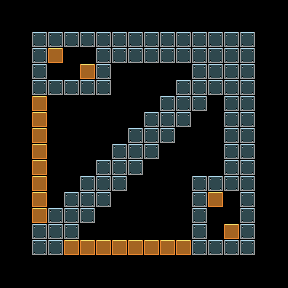

The image is a tile-based game level rendered from a .tmx file. Its description and complete source (layers, tilesets, objects, tile grids) follow:
An orthogonal 18x18 tile map with 16x16 px tiles, 1 tile layer (Tile Layer 1) and 15 objects (4x collection, 3x treasure, 2x trap, door, boss, ...).

<map version="1.0" orientation="orthogonal" renderorder="right-down" width="18" height="18" tilewidth="16" tileheight="16" nextobjectid="25">
 <tileset firstgid="1" name="simples_pimples" tilewidth="16" tileheight="16">
  <image source="simples_pimples.png" trans="5a5268" width="800" height="1280" />
 </tileset>
 <layer name="Tile Layer 1" width="18" height="18">
  <data encoding="csv">
0,0,0,0,0,0,0,0,0,0,0,0,0,0,0,0,0,0,
0,0,0,0,0,0,0,0,0,0,0,0,0,0,0,0,0,0,
0,0,1511,1511,1511,1511,1511,1511,1511,1511,1511,1511,1511,1511,1511,1511,0,0,
0,0,1511,1462,0,0,1511,1511,1511,1511,1511,1511,1511,1511,1511,1511,0,0,
0,0,1511,0,0,1462,1511,0,0,0,0,0,1511,1511,1511,1511,0,0,
0,0,1511,1511,1511,1511,1511,0,0,0,0,1511,1511,1511,1511,1511,0,0,
0,0,1462,0,0,0,0,0,0,0,1511,1511,1511,0,1511,1511,0,0,
0,0,1462,0,0,0,0,0,0,1511,1511,1511,0,0,1511,1511,0,0,
0,0,1462,0,0,0,0,0,1511,1511,1511,0,0,0,1511,1511,0,0,
0,0,1462,0,0,0,0,1511,1511,1511,0,0,0,0,1511,1511,0,0,
0,0,1462,0,0,0,1511,1511,1511,0,0,0,0,0,1511,1511,0,0,
0,0,1462,0,0,1511,1511,1511,0,0,0,0,1511,1511,1511,1511,0,0,
0,0,1462,0,1511,1511,1511,0,0,0,0,0,1511,1462,0,1511,0,0,
0,0,1462,1511,1511,1511,0,0,0,0,0,0,1511,0,0,1511,0,0,
0,0,1511,1511,1511,0,0,0,0,0,0,0,1511,0,1462,1511,0,0,
0,0,1511,1511,1462,1462,1462,1462,1462,1462,1462,1462,1511,1511,1511,1511,0,0,
0,0,0,0,0,0,0,0,0,0,0,0,0,0,0,0,0,0,
0,0,0,0,0,0,0,0,0,0,0,0,0,0,0,0,0,0
</data>
 </layer>
 <objectgroup name="Object Layer 1">
  <object id="6" name="door" type="door" gid="504" x="224" y="64" />
  <object id="8" name="cherry" type="collection" gid="2778" x="192" y="192">
   <properties>
    <property name="refresh" value="10" />
   </properties>
  </object>
  <object id="9" name="1001010101" type="boss" gid="2678" x="96" y="96" />
  <object id="10" name="cherry" type="collection" gid="827" x="48" y="240">
   <properties>
    <property name="refresh" value="10" />
   </properties>
  </object>
  <object id="11" name="cherry" type="collection" gid="781" x="240" y="48">
   <properties>
    <property name="refresh" value="10" />
   </properties>
  </object>
  <object id="12" name="cherry" type="collection" gid="782" x="144" y="144">
   <properties>
    <property name="refresh" value="10" />
   </properties>
  </object>
  <object id="13" type="treasure" gid="2327" x="32" y="48" />
  <object id="14" type="treasure" gid="2327" x="32" y="256" />
  <object id="15" type="treasure" gid="2327" x="240" y="256" />
  <object id="17" name="wall01" x="96" y="48" width="112" />
  <object id="19" x="240" y="80" height="112" />
  <object id="20" x="32" y="224" width="16" />
  <object id="22" x="64" y="240" height="16" />
  <object id="23" type="trap" gid="2080" x="224" y="112" />
  <object id="24" type="trap" gid="2080" x="176" y="64" />
 </objectgroup>
</map>